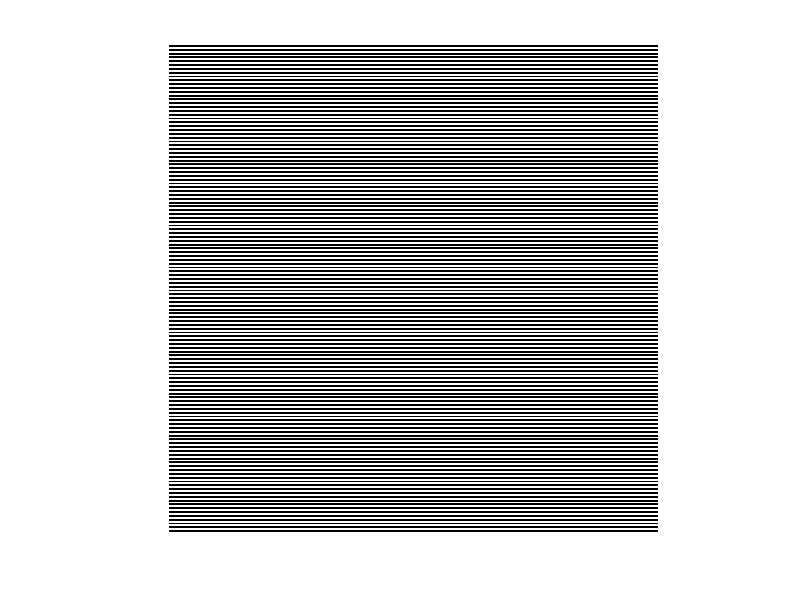

MATLAB code to generate this figure:
clc;
clear all;
close all;
stripeWidth = 2;
imageRows = 512;    % Whatever...
imageColumns = 512; % Whatever...
% imageRows =input("please enter row:");
% imageColumns =input("please enter Columns:");
oneLine=ones(stripeWidth,imageColumns);
wholeImage=repmat( [oneLine;0*oneLine], imageRows/(2*stripeWidth),1);
wholeImage=imrotate(wholeImage,180);

imshow(wholeImage)
